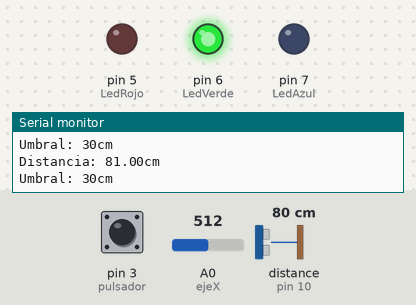
A sketch run on a simulated Arduino Uno, built with avr-gcc and run on an emulated ATmega328P. Parts: output pins drawn as LEDs (lit = HIGH), the last lines printed to the serial monitor. The inputs (shaded band) are chosen by the test bench; at power-on: distance to the obstacle (sensor on pin 10) 80 cm, pin 3 (pulsador) HIGH, A0 (ejeX) = 512. The echo pulse lasts 58.3 µs per cm.

Above: at 1.2 s.
1.3 s: distance to the obstacle (sensor on pin 10) set to 32 cm
2.8 s: distance to the obstacle (sensor on pin 10) set to 28 cm
At 3.5 s:
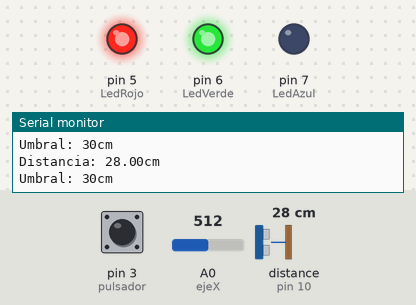
4.3 s: pin 3 (pulsador) pulled LOW for 0.15 s
At 5.6 s:
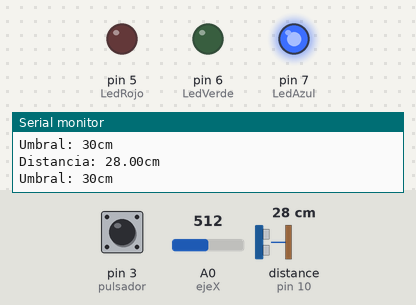
5.9 s: pin 3 (pulsador) pulled LOW for 1 s
At 6.4 s:
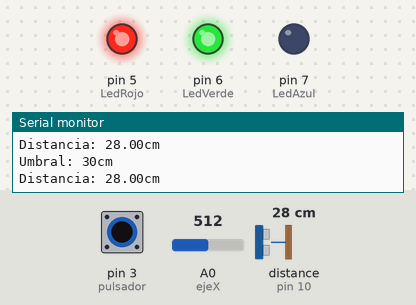
9.9 s: distance to the obstacle (sensor on pin 10) set to 6 cm
11.4 s: distance to the obstacle (sensor on pin 10) set to 3 cm
At 12.3 s:
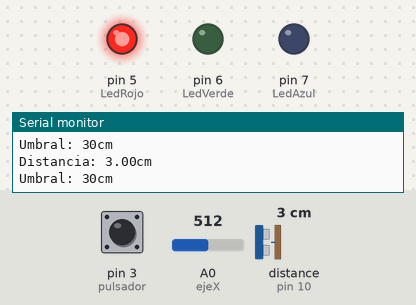
Timing chart, 0 to 13.9 s (numbered marks = the images above; inputs shaded):
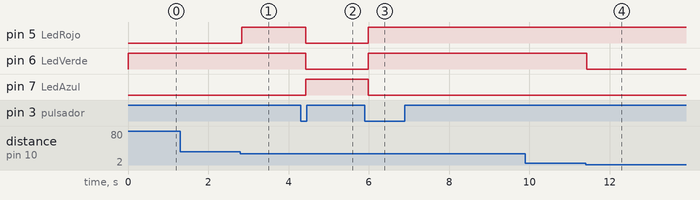

Measured:
- the behaviour switches between 31 and 30 cm on distance to the obstacle (sensor on pin 10) (found by bisection; images 0 and 1)
- the behaviour switches between 5 and 4 cm on distance to the obstacle (sensor on pin 10) (found by bisection; images 3 and 4)
- after the input at 2.8 s, pin 5 (LedRojo): LOW → HIGH at once
- after the input at 4.3 s, pin 5 (LedRojo), pin 6 (LedVerde): HIGH → LOW after 0.13 s; pin 7 (LedAzul): LOW → HIGH after 0.13 s
- after the input at 5.9 s, pin 5 (LedRojo), pin 6 (LedVerde): LOW → HIGH after 0.08 s; pin 7 (LedAzul): HIGH → LOW after 0.08 s
- after the input at 11.4 s, pin 6 (LedVerde): HIGH → LOW at once

The sketch:

s_10_umbral.ino
```cpp
#include <NewPing.h>

const int ejeX = A0;
const int pulsador = 3;
const int LedRojo = 5;
const int LedVerde = 6;
const int LedAzul = 7;
const int Trigg = 9;
const int Echo = 10;

NewPing sonar(Trigg, Echo, 100);

bool activo = true;
int pulsadorAnterior = HIGH;

bool leerpulsador(){
  int estadopulsador = digitalRead(pulsador);
  bool cambioestado = false;
  if(estadopulsador == LOW && pulsadorAnterior == HIGH){
    cambioestado = true;
    delay(50);
  }
  pulsadorAnterior = estadopulsador;
  return cambioestado;
}

int leerumbral(){
  int valorx = analogRead(ejeX);
  int umbral = map(valorx, 0, 1023, 10, 50);
  return umbral;
}

float leerdistancia(){
  float distancia = sonar.ping_cm();
  if (distancia == 0){
    distancia = 100;
  }
  return distancia;
}

void controlLed(float distancia, int umbral){
  if (distancia < 5){
    digitalWrite(LedRojo, HIGH);
    digitalWrite(LedVerde, LOW);
    digitalWrite(LedAzul,LOW);
  }else if(distancia <= umbral){
    digitalWrite(LedRojo,HIGH);
    digitalWrite(LedVerde, HIGH);
    digitalWrite(LedAzul, LOW);
  }else{
    digitalWrite(LedRojo,LOW);
    digitalWrite(LedVerde, HIGH);
    digitalWrite(LedAzul, LOW);
  }
}

void mostrarDatos(float distancia, int umbral){
  Serial.print("Distancia: ");
  Serial.print(distancia);
  Serial.println("cm");
  Serial.print("Umbral: ");
  Serial.print(umbral);
  Serial.println("cm");
}

void setup() {
  pinMode(LedRojo, OUTPUT);
  pinMode(LedVerde, OUTPUT);
  pinMode(LedAzul, OUTPUT);
  pinMode(pulsador, INPUT_PULLUP);
  Serial.begin(9600);
}

void loop() {
  if(leerpulsador()){
    activo = !activo;
  }

  if(activo){
    int umbral = leerumbral();
    float distancia = leerdistancia();
    controlLed(distancia, umbral);
    mostrarDatos(distancia, umbral);
  }else{
    digitalWrite(LedRojo, LOW);
    digitalWrite(LedVerde, LOW);
    digitalWrite(LedAzul, HIGH);
  }
  delay(100);
}
```
